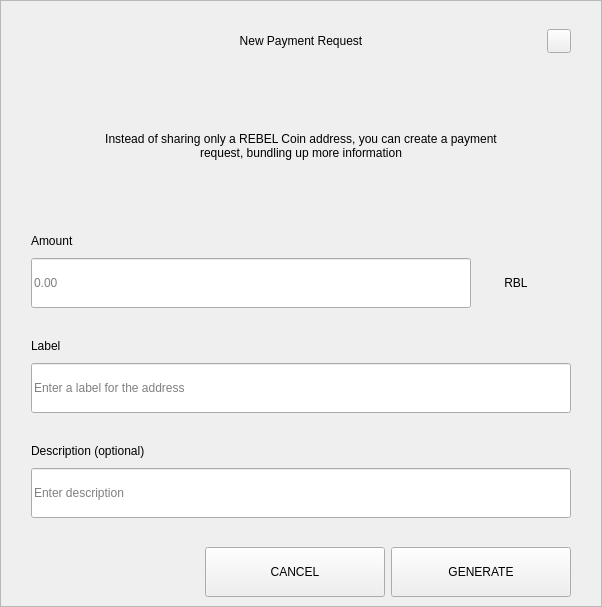
<?xml version="1.0" encoding="UTF-8"?>
<ui version="4.0">
 <class>RequestDialog</class>
 <widget class="QDialog" name="RequestDialog">
  <property name="geometry">
   <rect>
    <x>0</x>
    <y>0</y>
    <width>602</width>
    <height>607</height>
   </rect>
  </property>
  <property name="windowTitle">
   <string>Dialog</string>
  </property>
  <layout class="QVBoxLayout" name="verticalLayout_5">
   <property name="spacing">
    <number>0</number>
   </property>
   <property name="leftMargin">
    <number>0</number>
   </property>
   <property name="topMargin">
    <number>0</number>
   </property>
   <property name="rightMargin">
    <number>0</number>
   </property>
   <property name="bottomMargin">
    <number>0</number>
   </property>
   <item>
    <widget class="QFrame" name="frame">
     <property name="styleSheet">
      <string notr="true"/>
     </property>
     <property name="frameShape">
      <enum>QFrame::StyledPanel</enum>
     </property>
     <property name="frameShadow">
      <enum>QFrame::Raised</enum>
     </property>
     <layout class="QVBoxLayout" name="verticalLayout_4" stretch="1,0,0">
      <property name="spacing">
       <number>0</number>
      </property>
      <property name="leftMargin">
       <number>30</number>
      </property>
      <property name="topMargin">
       <number>20</number>
      </property>
      <property name="rightMargin">
       <number>30</number>
      </property>
      <property name="bottomMargin">
       <number>0</number>
      </property>
      <item>
       <layout class="QHBoxLayout" name="horizontalLayout_3">
        <property name="spacing">
         <number>0</number>
        </property>
        <item>
         <spacer name="horizontalSpacer_21">
          <property name="orientation">
           <enum>Qt::Horizontal</enum>
          </property>
          <property name="sizeHint" stdset="0">
           <size>
            <width>40</width>
            <height>20</height>
           </size>
          </property>
         </spacer>
        </item>
        <item>
         <widget class="QLabel" name="labelTitle">
          <property name="minimumSize">
           <size>
            <width>0</width>
            <height>40</height>
           </size>
          </property>
          <property name="maximumSize">
           <size>
            <width>16777215</width>
            <height>40</height>
           </size>
          </property>
          <property name="styleSheet">
           <string notr="true">padding-left:24px;</string>
          </property>
          <property name="text">
           <string>New Payment Request</string>
          </property>
          <property name="alignment">
           <set>Qt::AlignCenter</set>
          </property>
          <property name="margin">
           <number>7</number>
          </property>
         </widget>
        </item>
        <item>
         <spacer name="horizontalSpacer">
          <property name="orientation">
           <enum>Qt::Horizontal</enum>
          </property>
          <property name="sizeHint" stdset="0">
           <size>
            <width>40</width>
            <height>20</height>
           </size>
          </property>
         </spacer>
        </item>
        <item>
         <widget class="QPushButton" name="btnEsc">
          <property name="minimumSize">
           <size>
            <width>24</width>
            <height>24</height>
           </size>
          </property>
          <property name="maximumSize">
           <size>
            <width>24</width>
            <height>24</height>
           </size>
          </property>
          <property name="focusPolicy">
           <enum>Qt::NoFocus</enum>
          </property>
          <property name="text">
           <string/>
          </property>
         </widget>
        </item>
       </layout>
      </item>
      <item>
       <widget class="QStackedWidget" name="stack">
        <property name="minimumSize">
         <size>
          <width>540</width>
          <height>0</height>
         </size>
        </property>
        <property name="maximumSize">
         <size>
          <width>540</width>
          <height>16777215</height>
         </size>
        </property>
        <property name="currentIndex">
         <number>0</number>
        </property>
        <widget class="QWidget" name="page_1">
         <property name="minimumSize">
          <size>
           <width>540</width>
           <height>0</height>
          </size>
         </property>
         <property name="maximumSize">
          <size>
           <width>540</width>
           <height>16777215</height>
          </size>
         </property>
         <layout class="QVBoxLayout" name="layout1">
          <property name="spacing">
           <number>0</number>
          </property>
          <property name="leftMargin">
           <number>0</number>
          </property>
          <property name="topMargin">
           <number>0</number>
          </property>
          <property name="rightMargin">
           <number>0</number>
          </property>
          <property name="bottomMargin">
           <number>0</number>
          </property>
          <item>
           <spacer name="verticalSpacer_21">
            <property name="orientation">
             <enum>Qt::Vertical</enum>
            </property>
            <property name="sizeType">
             <enum>QSizePolicy::Fixed</enum>
            </property>
            <property name="sizeHint" stdset="0">
             <size>
              <width>20</width>
              <height>30</height>
             </size>
            </property>
           </spacer>
          </item>
          <item alignment="Qt::AlignHCenter">
           <widget class="QLabel" name="labelMessage">
            <property name="minimumSize">
             <size>
              <width>400</width>
              <height>50</height>
             </size>
            </property>
            <property name="text">
             <string>Instead of sharing only a REBEL Coin address, you can create a payment request, bundling up more information</string>
            </property>
            <property name="alignment">
             <set>Qt::AlignCenter</set>
            </property>
            <property name="wordWrap">
             <bool>true</bool>
            </property>
           </widget>
          </item>
          <item alignment="Qt::AlignBottom">
           <widget class="QWidget" name="containerAmount" native="true">
            <layout class="QVBoxLayout" name="verticalLayout">
             <property name="spacing">
              <number>9</number>
             </property>
             <property name="leftMargin">
              <number>0</number>
             </property>
             <property name="topMargin">
              <number>0</number>
             </property>
             <property name="rightMargin">
              <number>0</number>
             </property>
             <property name="bottomMargin">
              <number>0</number>
             </property>
             <item>
              <widget class="QLabel" name="labelSubtitleAmount">
               <property name="minimumSize">
                <size>
                 <width>350</width>
                 <height>16</height>
                </size>
               </property>
               <property name="maximumSize">
                <size>
                 <width>16777215</width>
                 <height>16</height>
                </size>
               </property>
               <property name="text">
                <string>Amount</string>
               </property>
              </widget>
             </item>
             <item alignment="Qt::AlignTop">
              <widget class="QWidget" name="layoutAmount" native="true">
               <layout class="QHBoxLayout" name="horizontalLayout" stretch="2,0">
                <property name="spacing">
                 <number>0</number>
                </property>
                <property name="leftMargin">
                 <number>0</number>
                </property>
                <property name="topMargin">
                 <number>0</number>
                </property>
                <property name="rightMargin">
                 <number>0</number>
                </property>
                <property name="bottomMargin">
                 <number>0</number>
                </property>
                <item>
                 <widget class="QLineEdit" name="lineEditAmount">
                  <property name="minimumSize">
                   <size>
                    <width>0</width>
                    <height>50</height>
                   </size>
                  </property>
                  <property name="maximumSize">
                   <size>
                    <width>16777215</width>
                    <height>50</height>
                   </size>
                  </property>
                  <property name="placeholderText">
                   <string notr="true">0.00</string>
                  </property>
                 </widget>
                </item>
                <item>
                 <widget class="QWidget" name="comboContainer" native="true">
                  <property name="minimumSize">
                   <size>
                    <width>100</width>
                    <height>50</height>
                   </size>
                  </property>
                  <property name="maximumSize">
                   <size>
                    <width>16777215</width>
                    <height>50</height>
                   </size>
                  </property>
                  <layout class="QHBoxLayout" name="horizontalLayout_31">
                   <property name="spacing">
                    <number>0</number>
                   </property>
                   <property name="leftMargin">
                    <number>0</number>
                   </property>
                   <property name="topMargin">
                    <number>0</number>
                   </property>
                   <property name="rightMargin">
                    <number>10</number>
                   </property>
                   <property name="bottomMargin">
                    <number>0</number>
                   </property>
                   <item>
                    <widget class="QLabel" name="comboBoxCoin">
                     <property name="text">
                      <string>RBL</string>
                     </property>
                     <property name="alignment">
                      <set>Qt::AlignCenter</set>
                     </property>
                    </widget>
                   </item>
                  </layout>
                 </widget>
                </item>
               </layout>
              </widget>
             </item>
            </layout>
           </widget>
          </item>
          <item>
           <spacer name="verticalSpacer_31">
            <property name="orientation">
             <enum>Qt::Vertical</enum>
            </property>
            <property name="sizeType">
             <enum>QSizePolicy::Fixed</enum>
            </property>
            <property name="sizeHint" stdset="0">
             <size>
              <width>20</width>
              <height>30</height>
             </size>
            </property>
           </spacer>
          </item>
          <item>
           <layout class="QVBoxLayout" name="verticalLayoutLabel">
            <property name="spacing">
             <number>9</number>
            </property>
            <item>
             <widget class="QLabel" name="labelSubtitleLabel">
              <property name="minimumSize">
               <size>
                <width>0</width>
                <height>16</height>
               </size>
              </property>
              <property name="maximumSize">
               <size>
                <width>16777215</width>
                <height>16</height>
               </size>
              </property>
              <property name="text">
               <string>Label</string>
              </property>
             </widget>
            </item>
            <item>
             <widget class="QLineEdit" name="lineEditLabel">
              <property name="minimumSize">
               <size>
                <width>0</width>
                <height>50</height>
               </size>
              </property>
              <property name="maximumSize">
               <size>
                <width>16777215</width>
                <height>50</height>
               </size>
              </property>
              <property name="placeholderText">
               <string>Enter a label for the address</string>
              </property>
             </widget>
            </item>
           </layout>
          </item>
          <item>
           <spacer name="verticalSpacer_34">
            <property name="orientation">
             <enum>Qt::Vertical</enum>
            </property>
            <property name="sizeType">
             <enum>QSizePolicy::Fixed</enum>
            </property>
            <property name="sizeHint" stdset="0">
             <size>
              <width>20</width>
              <height>30</height>
             </size>
            </property>
           </spacer>
          </item>
          <item>
           <layout class="QVBoxLayout" name="verticalLayoutDescription">
            <property name="spacing">
             <number>9</number>
            </property>
            <item>
             <widget class="QLabel" name="labelSubtitleDescription">
              <property name="minimumSize">
               <size>
                <width>0</width>
                <height>16</height>
               </size>
              </property>
              <property name="maximumSize">
               <size>
                <width>16777215</width>
                <height>16</height>
               </size>
              </property>
              <property name="text">
               <string>Description (optional)</string>
              </property>
             </widget>
            </item>
            <item>
             <widget class="QLineEdit" name="lineEditDescription">
              <property name="minimumSize">
               <size>
                <width>0</width>
                <height>50</height>
               </size>
              </property>
              <property name="maximumSize">
               <size>
                <width>16777215</width>
                <height>50</height>
               </size>
              </property>
              <property name="placeholderText">
               <string>Enter description</string>
              </property>
             </widget>
            </item>
            <item>
             <spacer name="verticalSpacer_4">
              <property name="orientation">
               <enum>Qt::Vertical</enum>
              </property>
              <property name="sizeType">
               <enum>QSizePolicy::Fixed</enum>
              </property>
              <property name="sizeHint" stdset="0">
               <size>
                <width>20</width>
                <height>20</height>
               </size>
              </property>
             </spacer>
            </item>
           </layout>
          </item>
         </layout>
        </widget>
        <widget class="QWidget" name="page_2">
         <layout class="QVBoxLayout" name="layout2">
          <item>
           <spacer name="verticalSpacer_5">
            <property name="orientation">
             <enum>Qt::Vertical</enum>
            </property>
            <property name="sizeType">
             <enum>QSizePolicy::Fixed</enum>
            </property>
            <property name="sizeHint" stdset="0">
             <size>
              <width>20</width>
              <height>50</height>
             </size>
            </property>
           </spacer>
          </item>
          <item alignment="Qt::AlignHCenter">
           <widget class="QLabel" name="labelQrImg">
            <property name="minimumSize">
             <size>
              <width>260</width>
              <height>260</height>
             </size>
            </property>
            <property name="maximumSize">
             <size>
              <width>260</width>
              <height>260</height>
             </size>
            </property>
            <property name="text">
             <string/>
            </property>
            <property name="alignment">
             <set>Qt::AlignCenter</set>
            </property>
           </widget>
          </item>
          <item>
           <spacer name="verticalSpacer_2">
            <property name="orientation">
             <enum>Qt::Vertical</enum>
            </property>
            <property name="sizeType">
             <enum>QSizePolicy::Fixed</enum>
            </property>
            <property name="sizeHint" stdset="0">
             <size>
              <width>20</width>
              <height>30</height>
             </size>
            </property>
           </spacer>
          </item>
          <item alignment="Qt::AlignHCenter">
           <widget class="QLabel" name="labelAddress">
            <property name="text">
             <string>E7VF283SQtiezrW72hjcRJtcfip5krteSj </string>
            </property>
           </widget>
          </item>
          <item>
           <spacer name="verticalSpacer_32">
            <property name="orientation">
             <enum>Qt::Vertical</enum>
            </property>
            <property name="sizeType">
             <enum>QSizePolicy::Expanding</enum>
            </property>
            <property name="sizeHint" stdset="0">
             <size>
              <width>20</width>
              <height>20</height>
             </size>
            </property>
           </spacer>
          </item>
          <item>
           <layout class="QHBoxLayout" name="horizontal">
            <property name="leftMargin">
             <number>20</number>
            </property>
            <property name="rightMargin">
             <number>20</number>
            </property>
            <property name="bottomMargin">
             <number>20</number>
            </property>
            <item>
             <spacer name="horizontalSpacer_4">
              <property name="orientation">
               <enum>Qt::Horizontal</enum>
              </property>
              <property name="sizeHint" stdset="0">
               <size>
                <width>40</width>
                <height>20</height>
               </size>
              </property>
             </spacer>
            </item>
            <item>
             <widget class="QPushButton" name="btnCopyAddress">
              <property name="minimumSize">
               <size>
                <width>180</width>
                <height>50</height>
               </size>
              </property>
              <property name="text">
               <string>COPY ADDRESS</string>
              </property>
             </widget>
            </item>
            <item>
             <widget class="QPushButton" name="btnCopyUrl">
              <property name="minimumSize">
               <size>
                <width>180</width>
                <height>50</height>
               </size>
              </property>
              <property name="text">
               <string>COPY URL</string>
              </property>
             </widget>
            </item>
            <item>
             <spacer name="horizontalSpacer_2">
              <property name="orientation">
               <enum>Qt::Horizontal</enum>
              </property>
              <property name="sizeHint" stdset="0">
               <size>
                <width>40</width>
                <height>20</height>
               </size>
              </property>
             </spacer>
            </item>
           </layout>
          </item>
         </layout>
        </widget>
       </widget>
      </item>
      <item>
       <widget class="QWidget" name="buttonsStack" native="true">
        <layout class="QHBoxLayout" name="horizontalLayout_5">
         <property name="leftMargin">
          <number>20</number>
         </property>
         <property name="rightMargin">
          <number>0</number>
         </property>
         <item>
          <spacer name="horizontalSpacer_41">
           <property name="orientation">
            <enum>Qt::Horizontal</enum>
           </property>
           <property name="sizeHint" stdset="0">
            <size>
             <width>40</width>
             <height>20</height>
            </size>
           </property>
          </spacer>
         </item>
         <item>
          <widget class="QPushButton" name="btnCancel">
           <property name="minimumSize">
            <size>
             <width>180</width>
             <height>50</height>
            </size>
           </property>
           <property name="focusPolicy">
            <enum>Qt::NoFocus</enum>
           </property>
           <property name="text">
            <string>CANCEL</string>
           </property>
          </widget>
         </item>
         <item>
          <widget class="QPushButton" name="btnSave">
           <property name="minimumSize">
            <size>
             <width>180</width>
             <height>50</height>
            </size>
           </property>
           <property name="focusPolicy">
            <enum>Qt::NoFocus</enum>
           </property>
           <property name="text">
            <string>GENERATE</string>
           </property>
          </widget>
         </item>
        </layout>
       </widget>
      </item>
     </layout>
    </widget>
   </item>
  </layout>
 </widget>
 <resources/>
 <connections/>
</ui>
